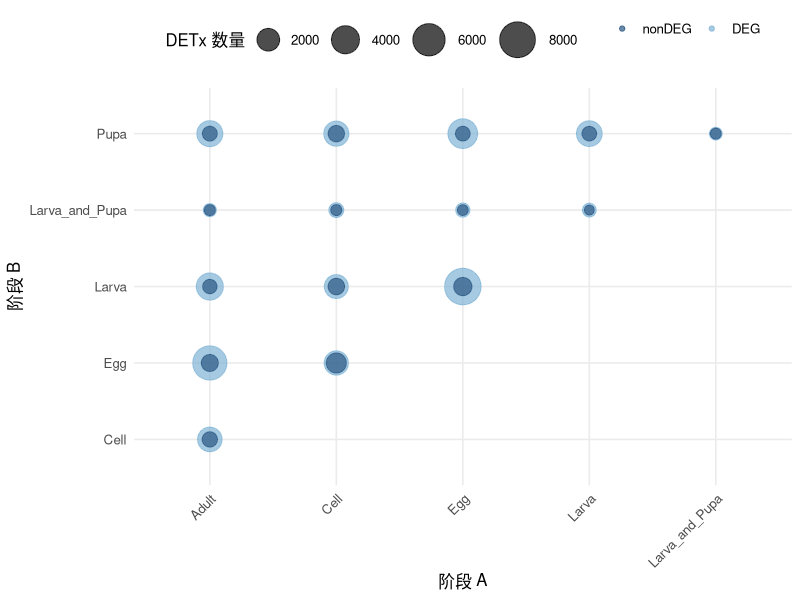
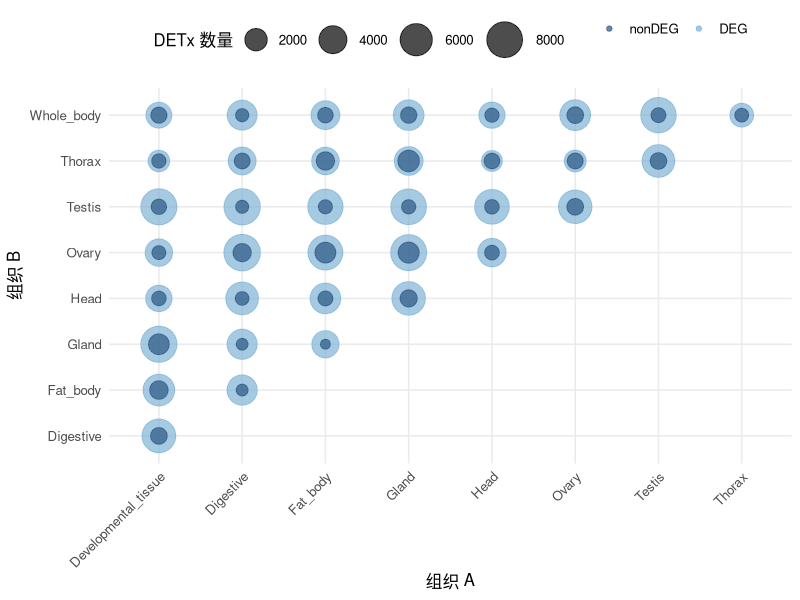
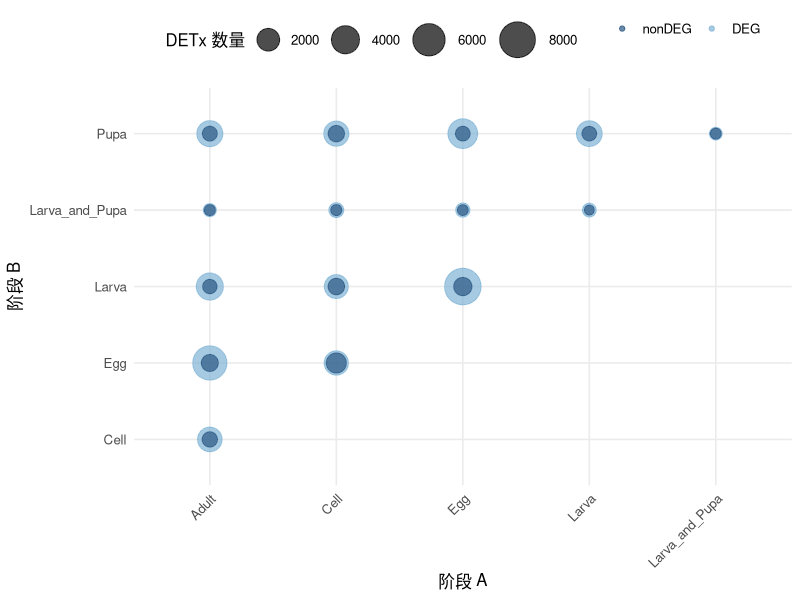
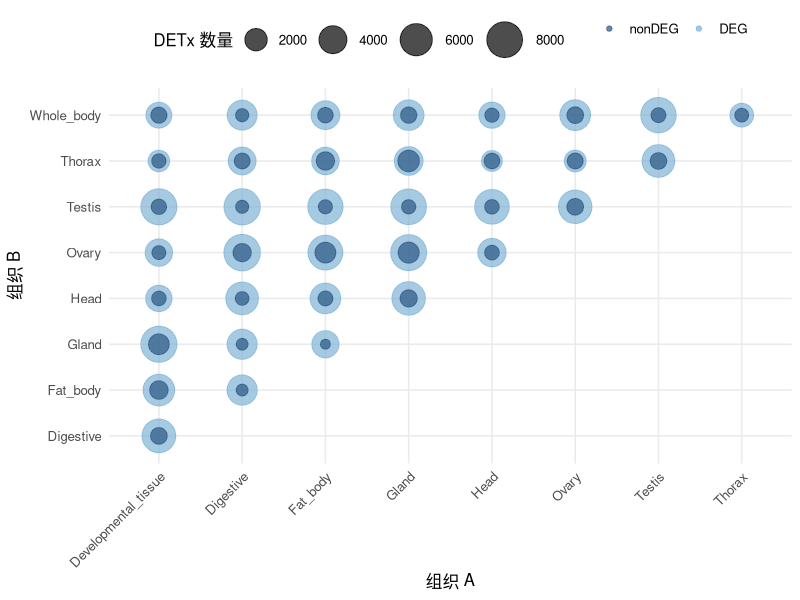

Write the R code that produced these figures, in order.
# 加载必要的 R 包
library(dplyr)
library(tidyr)
library(ggplot2)

# 自定义配色
my_colors <- c(
  "DTx_nonDEG" = "#2A5783",
  "DETx_DEG"   = "#7FB3D5"
)

######################
# 发育阶段数据准备
######################
df_age <- tibble::tribble(
  ~comparison,                  ~DETx_DEG, ~DTx_nonDEG,
  "Adult_vs_Cell",                2628,       386,
  "Adult_vs_Egg",                 7041,       648,
  "Adult_vs_Larva",               3587,       276,
  "Adult_vs_Larva_and_Pupa",       158,        44,
  "Adult_vs_Pupa",                3172,       329,
  "Cell_vs_Egg",                  2536,      1281,
  "Cell_vs_Larva",                2415,       563,
  "Cell_vs_Larva_and_Pupa",        342,        48,
  "Cell_vs_Pupa",                 2822,       546,
  "Egg_vs_Larva",                 8452,       877,
  "Egg_vs_Larva_and_Pupa",         261,        38,
  "Egg_vs_Pupa",                  4727,       311,
  "Larva_vs_Larva_and_Pupa",       219,        26,
  "Larva_vs_Pupa",                3058,       303,
  "Larva_and_Pupa_vs_Pupa",        129,        40
) %>%
  pivot_longer(
    cols = c(DETx_DEG, DTx_nonDEG),
    names_to  = "type",
    values_to = "count"
  ) %>%
  mutate(type = factor(type, levels = c("DTx_nonDEG", "DETx_DEG")))

######################
# 组织数据准备
######################
df_tissue <- tibble::tribble(
  ~comparison,                         ~DETx_DEG, ~DTx_nonDEG,
  "Developmental_tissue_vs_Digestive",  6851,       675,
  "Developmental_tissue_vs_Fat_body",   5730,      1000,
  "Developmental_tissue_vs_Gland",      8260,      1522,
  "Developmental_tissue_vs_Head",       3374,       371,
  "Developmental_tissue_vs_Ovary",      3779,       305,
  "Developmental_tissue_vs_Testis",     8253,       471,
  "Developmental_tissue_vs_Thorax",     1753,       346,
  "Developmental_tissue_vs_Whole_body", 3155,       582,
  "Digestive_vs_Fat_body",              5030,       160,
  "Digestive_vs_Gland",                 4995,       158,
  "Digestive_vs_Head",                  6284,       287,
  "Digestive_vs_Ovary",                 8501,       951,
  "Digestive_vs_Testis",                8359,       236,
  "Digestive_vs_Thorax",                3961,       537,
  "Digestive_vs_Whole_body",            4897,       244,
  "Fat_body_vs_Gland",                  3702,       112,
  "Fat_body_vs_Head",                   5245,       416,
  "Fat_body_vs_Ovary",                  7501,      1540,
  "Fat_body_vs_Testis",                 7731,       321,
  "Fat_body_vs_Thorax",                 3849,       964,
  "Fat_body_vs_Whole_body",             4382,       491,
  "Gland_vs_Head",                      6736,       754,
  "Gland_vs_Ovary",                     8227,      1608,
  "Gland_vs_Testis",                    7977,       340,
  "Gland_vs_Thorax",                    4350,      1754,
  "Gland_vs_Whole_body",                5203,       608,
  "Head_vs_Ovary",                      4216,       392,
  "Head_vs_Testis",                     7381,       373,
  "Head_vs_Thorax",                     1580,       508,
  "Head_vs_Whole_body",                 3316,       338,
  "Ovary_vs_Testis",                    6716,       669,
  "Ovary_vs_Thorax",                    1831,       551,
  "Ovary_vs_Whole_body",                5307,       669,
  "Testis_vs_Thorax",                   6289,       651,
  "Testis_vs_Whole_body",               7829,       406,
  "Thorax_vs_Whole_body",               2414,       297
) %>%
  pivot_longer(
    cols = c(DETx_DEG, DTx_nonDEG),
    names_to  = "type",
    values_to = "count"
  ) %>%
  mutate(type = factor(type, levels = c("DTx_nonDEG", "DETx_DEG")))

######################
# 气泡图绘制
######################

## 发育阶段气泡图
df_age_bubble <- df_age %>%
  separate(comparison, into = c("Stage1", "Stage2"), sep = "_vs_")

p_age_bubble <- ggplot(df_age_bubble, aes(x = Stage1, y = Stage2)) +
  geom_point(aes(size = count, color = type), alpha = 0.7) +
  scale_size_continuous(range = c(3, 12), name = "DETx 数量") +
  scale_color_manual(values = my_colors, name = NULL, labels = c("nonDEG", "DEG")) +
  labs(x = "阶段 A", y = "阶段 B") +
  theme_minimal(base_size = 12) +
  theme(
    axis.text.x = element_text(angle = 45, hjust = 1),
    legend.position = "top"
  )

## 组织气泡图
df_tissue_bubble <- df_tissue %>%
  separate(comparison, into = c("Tissue1", "Tissue2"), sep = "_vs_")

p_tissue_bubble <- ggplot(df_tissue_bubble, aes(x = Tissue1, y = Tissue2)) +
  geom_point(aes(size = count, color = type), alpha = 0.7) +
  scale_size_continuous(range = c(3, 12), name = "DETx 数量") +
  scale_color_manual(values = my_colors, name = NULL, labels = c("nonDEG", "DEG")) +
  labs(x = "组织 A", y = "组织 B") +
  theme_minimal(base_size = 12) +
  theme(
    axis.text.x = element_text(angle = 45, hjust = 1),
    legend.position = "top"
  )

# 绘图展示及保存
print(p_age_bubble)
print(p_tissue_bubble)
ggsave("p_age_bubble.pdf",    p_age_bubble,    width = 8, height = 6, dpi = 300)
ggsave("p_tissue_bubble.pdf", p_tissue_bubble, width = 8, height = 6, dpi = 300)
